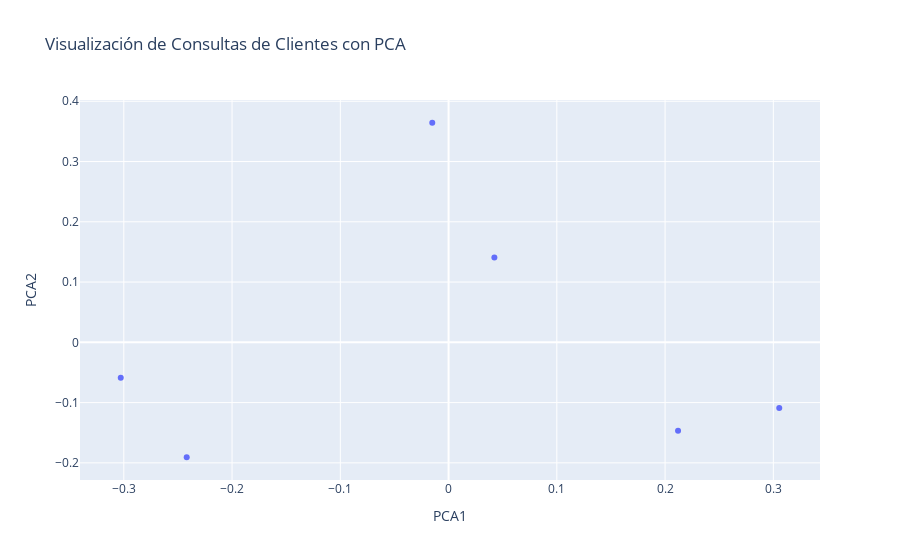

Notebook cell for this chart:
### Code cell
import numpy as np
import pandas as pd
import plotly.express as px
from sklearn.decomposition import PCA

pca = PCA(n_components=2)
embeddings = np.array(embeds)
embeddings_2d = pca.fit_transform(embeddings)

df = pd.DataFrame({
    "PCA1": embeddings_2d[:, 0],
    "PCA2": embeddings_2d[:, 1],
    "Consulta": queries
})

px.scatter(df, x="PCA1", y="PCA2", hover_data=["Consulta"], title="Visualización de Consultas de Clientes con PCA")

### Figure 1 — Plotly figure (JSON) as saved in the notebook; plotly's stock layout.template omitted (floating-point values rounded to 4 significant figures)
{"data": [{"customdata": [["¿Cómo puedo cambiar mi contraseña?"], ["Quiero actualizar mi dirección de envío"], ["¿Dónde puedo encontrar mi historial de compras?"], ["Tengo un problema con el software de mi dispositivo"], ["¿Cómo puedo obtener un reembolso por mi compra?"], ["Mi dispositivo no enciende, ¿qué debo hacer?"]], "hovertemplate": "PCA1=%{x}<br>PCA2=%{y}<br>Consulta=%{customdata[0]}<extra></extra>", "legendgroup": "", "marker": {"color": "#636efa", "symbol": "circle"}, "mode": "markers", "name": "", "orientation": "v", "showlegend": false, "type": "scatter", "x": [0.04232, -0.01506, 0.3055, -0.3028, 0.212, -0.2419], "xaxis": "x", "y": [0.1407, 0.3644, -0.1088, -0.05873, -0.1468, -0.1907], "yaxis": "y"}], "layout": {"legend": {"tracegroupgap": 0}, "title": {"text": "Visualización de Consultas de Clientes con PCA"}, "xaxis": {"anchor": "y", "domain": [0, 1], "title": {"text": "PCA1"}}, "yaxis": {"anchor": "x", "domain": [0, 1], "title": {"text": "PCA2"}}}}
